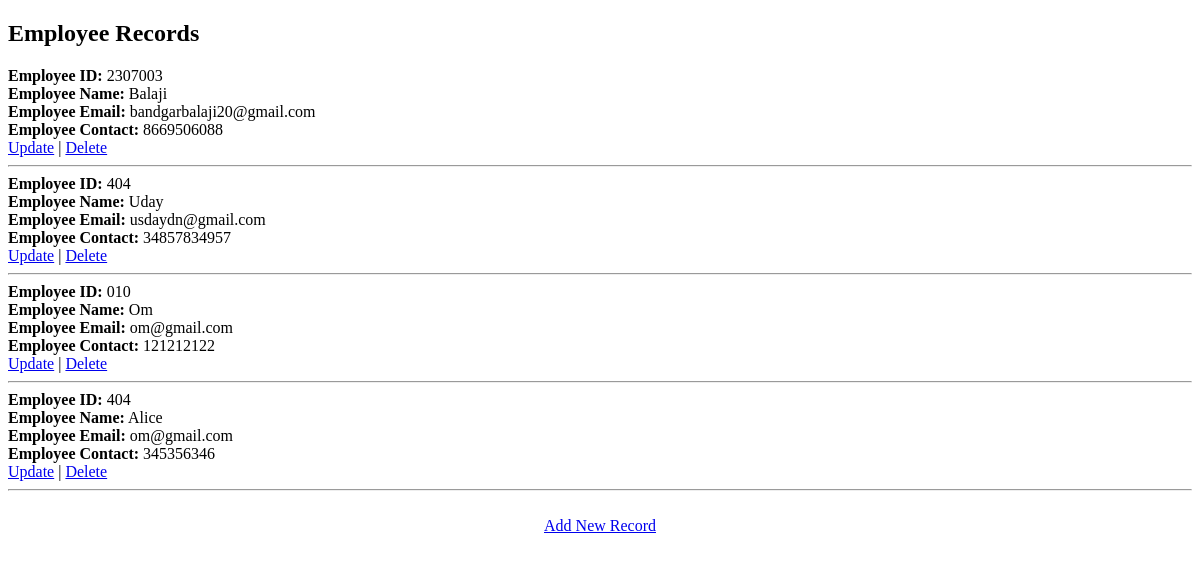
The page /show on the database as committed earlier.
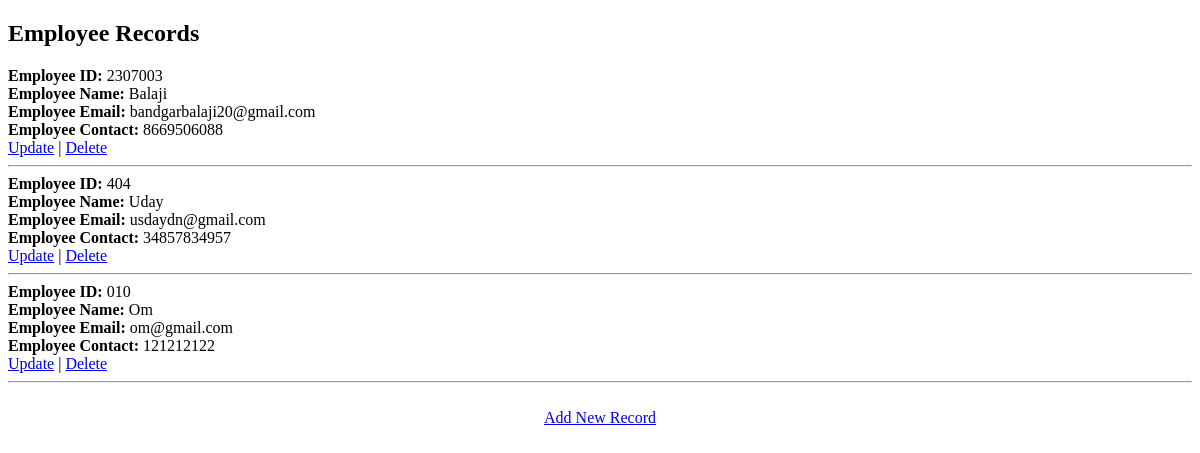
The same page on the database as committed later.
### employee/models.py (models this page shows)
class Employee(models.Model):
    eid = models.CharField(max_length=20)
    ename = models.CharField(max_length=100)
    eemail = models.EmailField()
    econtact = models.CharField(max_length=15)
    class Meta:
        db_table = "employee"

### employee/views.py (the view)
# urls.py: path('show',views.show),
def show(request):
    employees = Employee.objects.all()
    return render(request,"show.html",{'employees':employees})

### employee/templates/show.html (shortened to what this page needs)
<!DOCTYPE html>
<html lang="en">
<head>
</head>
<body>
    <h2>Employee Records</h2>
    {% for employee in employees %}
        <div>
            <strong>Employee ID:</strong> {{ employee.eid }} <br>
            <strong>Employee Name:</strong> {{ employee.ename }} <br>
            <strong>Employee Email:</strong> {{ employee.eemail }} <br>
            <strong>Employee Contact:</strong> {{ employee.econtact }} <br>
            <a href="/edit/{{ employee.id }}">Update</a> |
            <a href="/delete/{{ employee.id }}">Delete</a>
        </div>
        <hr>
    {% endfor %}
    <br>
    <center><a href="/emp">Add New Record</a></center>
</body>
</html>

Rows that differ between the two databases and show on the page:
removed Employee: eid "404", ename "Alice", eemail "om@gmail.com", econtact "345356346"
